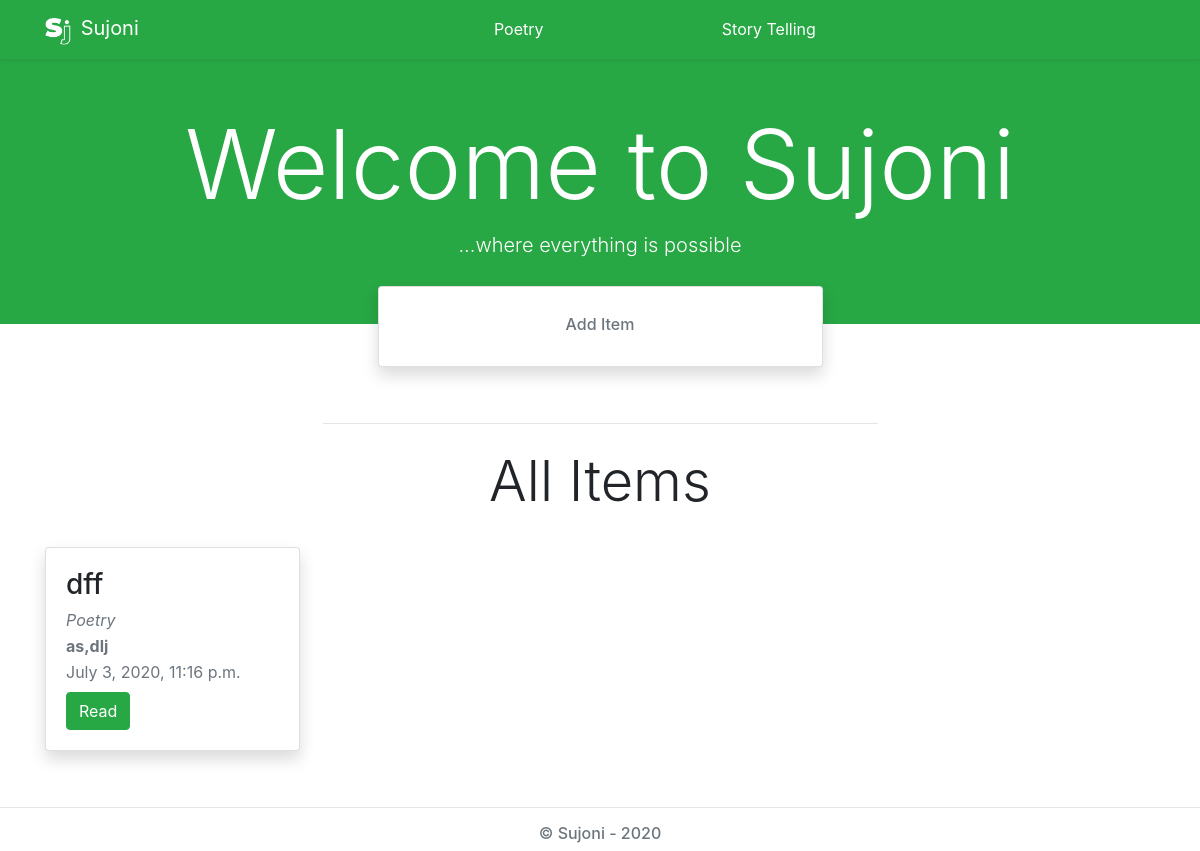
The app's page /, older data.
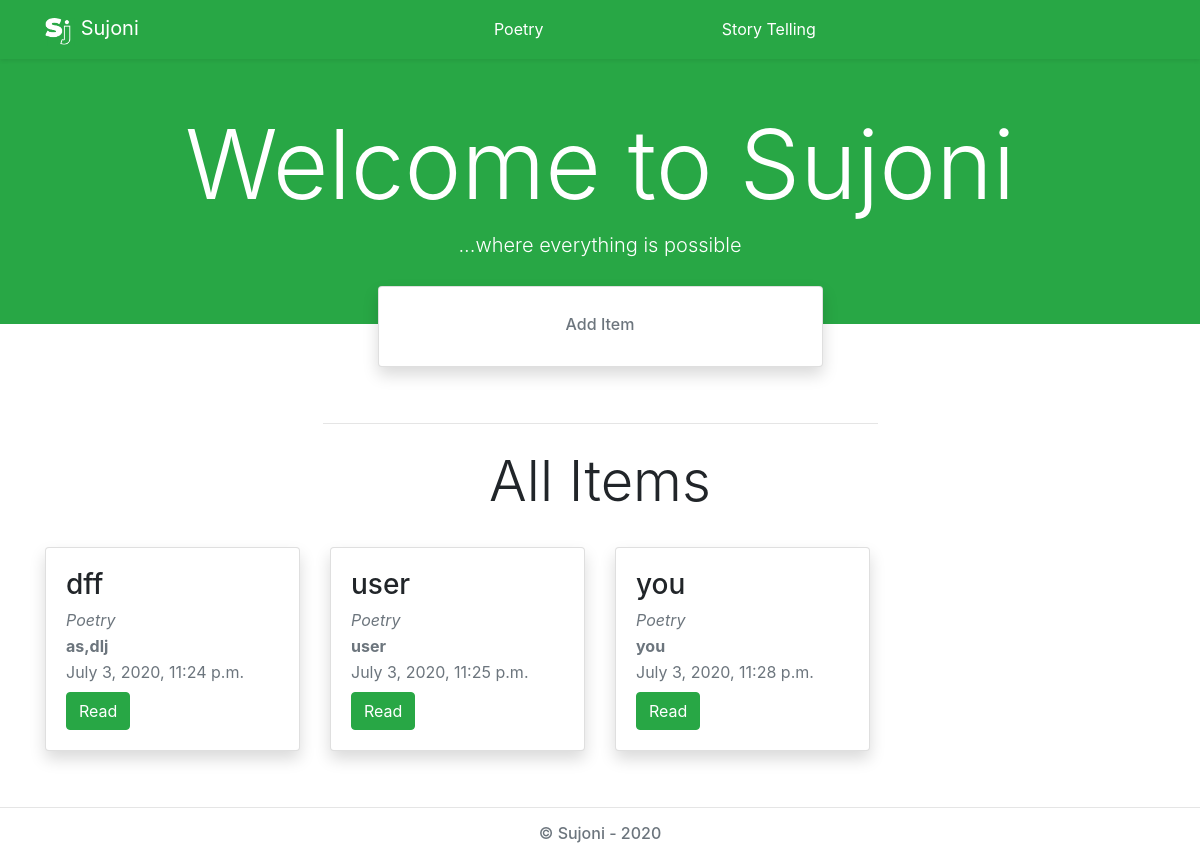
The same page, newer data.
### playground/models.py (models this page shows, shortened)
class Category(models.Model):
    id = models.UUIDField(primary_key=True, default=uuid4, editable=False)
    title = models.CharField(max_length=200, null=False, default='Category')
    def __str__(self):
        return self.title

class Item(models.Model):
    id = models.UUIDField(primary_key=True, default=uuid4, editable=False)
    category = models.ForeignKey(Category, on_delete=models.CASCADE)
    owner = models.CharField(max_length=200, null=False, default='User')
    title = models.CharField(max_length=200, null=False, default='Title')
    pub_date = models.DateTimeField(auto_now=True)
    content = models.TextField()

### playground/views.py (the view)
# urls.py: path('', views.index, name='index'),
def index(request):
    categories = Category.objects.all()
    items = Item.objects.all()
    return render(request, 'playground/index.html', {
        'categories': categories,
        'items': items
    })

### playground/templates/playground/index.html (shortened to what this page needs)
{% extends '../base.html' %}
{% load static %}
{% block body %}
<div class="jumbotron jumbotron-fluid bg-success text-center py-5">
    <div class="container">
        <div class="text-white">
            <h1 class="display-1">Welcome to Sujoni</h1>
            <p class="lead">...where everything is possible</p>
        </div>
    </div>
</div>
<div class="container">
    <div class="row justify-content-center text-center effect">
        <div class="col-sm-5">
            <div class="card shadow mb-2 animate">
                <a href="{% url 'playground:add_item' %}">
                    <div class="card-body">
                        <h6 class="text-muted card-title mt-2">Add Item</h6>
                    </div>
                </a>
            </div>
        </div>
    </div>
    <hr class="w-50 mt-5 pb-2" />
    <h1 class="display-4 text-center pb-4">All Items</h1>
    <div class="row">
        {% if items %}
        {% for item in items %}
        <div class="col-sm-6 col-lg-3">
            <div class="card mb-2 shadow">
                <div class="card-body">
                    <h3 class="card-title text-truncate">{{ item.title }}</h3>
                    <p class="card-subtitle text-muted mb-2 text-truncate"><em>{{ item.category }}</em></p>
                    <p class="card-subtitle text-muted mb-2 text-truncate"><strong>{{ item.owner }}</strong></p>
                    <p class="card-subtitle text-muted mb-2 text-truncate">{{ item.pub_date }}</p>
                    <a class="btn btn-success" href="{% url 'playground:read_item' item.id %}">Read</a>
                </div>
            </div>
        </div>
        {% endfor %}
        {% endif %}
    </div>
</div>
{% endblock %}

### playground/templates/base.html (shortened to what this page needs)
<!DOCTYPE html>
<html lang="en">
<head>
    {% load static %}
    <link rel="stylesheet" href="https://stackpath.bootstrapcdn.com/bootstrap/4.5.0/css/bootstrap.min.css"
>
    <link rel="stylesheet" href="{% static 'playground/css/styles.css' %}">
    <link href="https://cdn.jsdelivr.net/npm/summernote@0.8.18/dist/summernote.min.css" rel="stylesheet">
    <link type="text/css" rel="stylesheet" href="{% static 'playground/css/error.css' %}" />
</head>
<body>
    <nav class="navbar navbar-expand-md bg-success navbar-dark shadow-sm sticky-top">
        <div class="container">
            <a class="navbar-brand" href="{% url 'playground:index' %}">
                <img src="{% static 'playground/img/logo.png' %}" alt="sujoni" width="30" height="30" class="img-fluid">
                Sujoni</a>
            <div class="collapse navbar-collapse" id="mainNav">
                <div class="navbar-nav nav-fill w-100 ">
                    <div class="navbar-nav w-50 m-auto">
                        {% for category in categories %}
                        <a class="nav-item nav-link text-white text-center" href="{% url 'playground:cat_details' category.id %}">{{ category.title }}</a>
                        {% endfor %}
                    </div>
                </div>
            </div>
        </div>
    </nav>
    {% block body %}{% endblock %}
    <hr class="mt-5" />
    <footer>
        <h6 class="text-center text-muted">&copy; Sujoni - 2020</h6>
    </footer>
</body>
</html>

### playground/static/playground/css/styles.css (style rules this page uses)
html { overflow: scroll; overflow-x: hidden; }
.effect { margin-top: -70px; }
a { color: green; }

### playground/static/playground/css/error.css (style rules this page uses)
* { -webkit-box-sizing: border-box; box-sizing: border-box; }
body { padding: 0; margin: 0; }

Row changes from the older to the newer data that the page shows:
changed Item "dff": pub_date "July 3, 2020, 11:16 p.m." → "July 3, 2020, 11:24 p.m."
added Item: title "user", category "Poetry", owner "user", pub_date "July 3, 2020, 11:25 p.m."
added Item: title "you", category "Poetry", owner "you", pub_date "July 3, 2020, 11:28 p.m."
